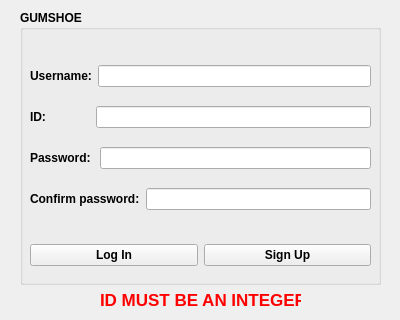
<?xml version="1.0" encoding="UTF-8"?>
<ui version="4.0">
 <class>singupentry</class>
 <widget class="QWidget" name="singupentry">
  <property name="geometry">
   <rect>
    <x>0</x>
    <y>0</y>
    <width>400</width>
    <height>320</height>
   </rect>
  </property>
  <property name="windowTitle">
   <string>Form</string>
  </property>
  <widget class="QGroupBox" name="LogInBox">
   <property name="geometry">
    <rect>
     <x>20</x>
     <y>10</y>
     <width>361</width>
     <height>275</height>
    </rect>
   </property>
   <property name="font">
    <font>
     <bold>true</bold>
    </font>
   </property>
   <property name="title">
    <string>GUMSHOE</string>
   </property>
   <widget class="QWidget" name="layoutWidget">
    <property name="geometry">
     <rect>
      <x>10</x>
      <y>220</y>
      <width>341</width>
      <height>51</height>
     </rect>
    </property>
    <layout class="QHBoxLayout" name="horizontalLayout_3">
     <item>
      <widget class="QPushButton" name="logbutton">
       <property name="text">
        <string>Log In</string>
       </property>
      </widget>
     </item>
     <item>
      <widget class="QPushButton" name="signbutton">
       <property name="text">
        <string>Sign Up</string>
       </property>
      </widget>
     </item>
    </layout>
   </widget>
   <widget class="QWidget" name="layoutWidget">
    <property name="geometry">
     <rect>
      <x>10</x>
      <y>42</y>
      <width>341</width>
      <height>171</height>
     </rect>
    </property>
    <layout class="QVBoxLayout" name="verticalLayout">
     <item>
      <layout class="QHBoxLayout" name="horizontalLayout_2">
       <item>
        <widget class="QLabel" name="userlabel">
         <property name="text">
          <string>Username:</string>
         </property>
        </widget>
       </item>
       <item>
        <widget class="QLineEdit" name="userline"/>
       </item>
      </layout>
     </item>
     <item>
      <layout class="QHBoxLayout" name="horizontalLayout_5">
       <item>
        <widget class="QLabel" name="label">
         <property name="text">
          <string>ID:             </string>
         </property>
        </widget>
       </item>
       <item>
        <widget class="QLineEdit" name="idline"/>
       </item>
      </layout>
     </item>
     <item>
      <layout class="QHBoxLayout" name="horizontalLayout">
       <item>
        <widget class="QLabel" name="passlabel">
         <property name="text">
          <string>Password: </string>
         </property>
        </widget>
       </item>
       <item>
        <widget class="QLineEdit" name="passline">
         <property name="text">
          <string/>
         </property>
         <property name="echoMode">
          <enum>QLineEdit::Password</enum>
         </property>
        </widget>
       </item>
      </layout>
     </item>
     <item>
      <layout class="QHBoxLayout" name="horizontalLayout_4">
       <item>
        <widget class="QLabel" name="passlabel_2">
         <property name="text">
          <string>Confirm password:</string>
         </property>
        </widget>
       </item>
       <item>
        <widget class="QLineEdit" name="repassline">
         <property name="text">
          <string/>
         </property>
         <property name="echoMode">
          <enum>QLineEdit::Password</enum>
         </property>
        </widget>
       </item>
      </layout>
     </item>
    </layout>
   </widget>
  </widget>
  <widget class="QLabel" name="label_2">
   <property name="geometry">
    <rect>
     <x>100</x>
     <y>290</y>
     <width>201</width>
     <height>20</height>
    </rect>
   </property>
   <property name="font">
    <font>
     <pointsize>13</pointsize>
     <bold>true</bold>
    </font>
   </property>
   <property name="styleSheet">
    <string notr="true">color: red</string>
   </property>
   <property name="text">
    <string>ID MUST BE AN INTEGER</string>
   </property>
  </widget>
 </widget>
 <resources/>
 <connections/>
</ui>
